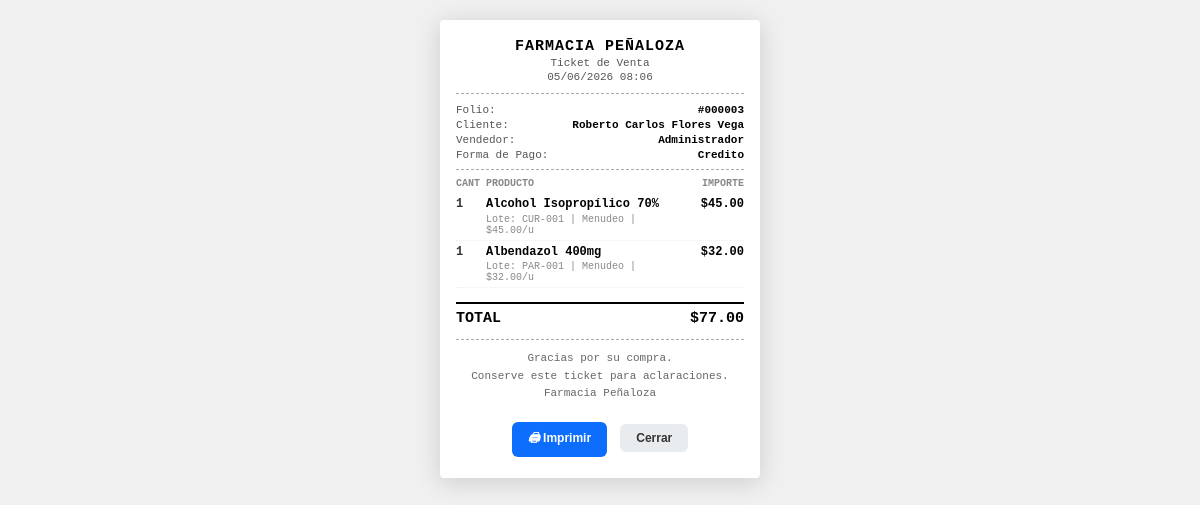
/ver_ticket.php?id=3, run on the app's committed database.
### tables this page shows
CREATE TABLE `pedidos` (
  `id_pedido` int(11) NOT NULL,
  `id_usuario` int(11) NOT NULL,
  `id_cliente` int(11) DEFAULT NULL,
  `estado` enum('completado','cancelado','pendiente') NOT NULL DEFAULT 'completado',
  `tipo_pago` varchar(50) NOT NULL DEFAULT 'efectivo',
  `total` decimal(10,2) NOT NULL DEFAULT 0.00,
  `fecha` datetime NOT NULL DEFAULT current_timestamp(),
  `notas_cliente` text DEFAULT NULL,
  `fecha_resolucion` datetime DEFAULT NULL
);

CREATE TABLE `usuarios` (
  `id_usuario` int(11) NOT NULL,
  `nombre` varchar(150) NOT NULL,
  `correo` varchar(150) NOT NULL,
  `contraseña` varchar(255) NOT NULL,
  `rol` enum('admin','empleado','cliente') NOT NULL DEFAULT 'empleado',
  `estado` enum('activo','inactivo') NOT NULL DEFAULT 'activo',
  `rfc` varchar(20) DEFAULT NULL,
  `tipo_cliente` varchar(20) NOT NULL DEFAULT 'minorista',
  `limite_mayoreo` int(11) NOT NULL DEFAULT 50,
  `intentos_fallidos` int(11) NOT NULL DEFAULT 0,
  `bloqueado_hasta` datetime DEFAULT NULL,
  `fecha_registro` datetime NOT NULL DEFAULT current_timestamp()
);

CREATE TABLE `detalle_pedido` (
  `id_detalle` int(11) NOT NULL,
  `id_pedido` int(11) NOT NULL,
  `id_producto` int(11) NOT NULL,
  `cantidad` int(11) NOT NULL DEFAULT 1,
  `precio_unitario` decimal(10,2) NOT NULL DEFAULT 0.00,
  `subtotal` decimal(10,2) NOT NULL DEFAULT 0.00,
  `modalidad` varchar(20) NOT NULL DEFAULT 'menudeo'
);

CREATE TABLE `productos` (
  `id_producto` int(11) NOT NULL,
  `nombre` varchar(200) NOT NULL,
  `compuesto` varchar(150) DEFAULT NULL,
  `numero_lote` varchar(60) DEFAULT NULL,
  `categoria` varchar(100) NOT NULL,
  `laboratorio` varchar(150) DEFAULT NULL,
  `presentacion` varchar(100) DEFAULT NULL,
  `fecha_caducidad` date DEFAULT NULL,
  `precio` decimal(10,2) NOT NULL DEFAULT 0.00,
  `precio_mayoreo` decimal(10,2) NOT NULL DEFAULT 0.00,
  `costo_adquisicion` decimal(10,2) NOT NULL DEFAULT 0.00,
  `stock` int(11) NOT NULL DEFAULT 0,
  `stock_minimo` int(11) NOT NULL DEFAULT 0,
  `descripcion` text DEFAULT NULL,
  `estado` enum('disponible','agotado','descontinuado') NOT NULL DEFAULT 'disponible',
  `fecha_registro` datetime NOT NULL DEFAULT current_timestamp()
);

### app_helpers.php (called while the page is built, shortened)
<?php
if (!function_exists('h')) {
    function h($value) {
        return htmlspecialchars((string)$value, ENT_QUOTES, 'UTF-8');
    }
}
?>

### ver_ticket.php (the view, shortened to what this page needs)
<?php
include 'db.php';
$idPedido = (int)$_GET['id'];
$stmt = $conexion->prepare("
    SELECT p.*, u.nombre AS vendedor, COALESCE(c.nombre, 'Venta de mostrador') AS cliente
    FROM pedidos p
    INNER JOIN usuarios u ON p.id_usuario = u.id_usuario
    LEFT JOIN usuarios c ON p.id_cliente = c.id_usuario
    WHERE p.id_pedido = ?
");
$stmt->execute([$idPedido]);
$pedido = $stmt->fetch();
$stmtDet = $conexion->prepare("
    SELECT dp.*, prod.nombre, prod.numero_lote
    FROM detalle_pedido dp
    INNER JOIN productos prod ON dp.id_producto = prod.id_producto
    WHERE dp.id_pedido = ?
");
$stmtDet->execute([$idPedido]);
$detalles = $stmtDet->fetchAll();
?>
<!DOCTYPE html>
<html lang="es">
<head>
</head>
<body>
<div class="ticket">
    <div class="header">
        <h2>FARMACIA PEÑALOZA</h2>
        <p>Ticket de Venta</p>
        <p><?php echo date('d/m/Y H:i', strtotime($pedido['fecha'])); ?></p>
    </div>
    <div class="info-row"><span class="lbl">Folio:</span><span class="val">#<?php echo str_pad($pedido['id_pedido'],6,'0',STR_PAD_LEFT); ?></span></div>
    <div class="info-row"><span class="lbl">Cliente:</span><span class="val"><?php echo h($pedido['cliente']); ?></span></div>
    <div class="info-row"><span class="lbl">Vendedor:</span><span class="val"><?php echo h($pedido['vendedor']); ?></span></div>
    <div class="info-row"><span class="lbl">Forma de Pago:</span><span class="val"><?php echo ucfirst(h($pedido['tipo_pago'])); ?></span></div>
    <hr class="sep">
    <div class="items-header">
        <div class="c1">Cant</div>
        <div class="c2">Producto</div>
        <div class="c3">Importe</div>
    </div>
    <?php foreach ($detalles as $d): ?>
    <div class="item-row">
        <div class="c1"><?php echo (int)$d['cantidad']; ?></div>
        <div class="c2">
            <div class="nombre"><?php echo h($d['nombre']); ?></div>
            <div class="detalle">Lote: <?php echo h($d['numero_lote']); ?> | <?php echo ucfirst(h($d['modalidad'])); ?> | $<?php echo number_format((float)$d['precio_unitario'],2); ?>/u</div>
        </div>
        <div class="c3">$<?php echo number_format((float)$d['subtotal'],2); ?></div>
    </div>
    <?php endforeach; ?>
    <div class="total-section">
        <div class="total-row grande">
            <span>TOTAL</span>
            <span>$<?php echo number_format((float)$pedido['total'],2); ?></span>
        </div>
    </div>
    <div class="footer">
        Gracias por su compra.<br>
        Conserve este ticket para aclaraciones.<br>
        Farmacia Peñaloza
    </div>
    <div class="no-print">
        <button class="btn-print" onclick="window.print()"><i>🖨</i> Imprimir</button>
        <button class="btn-close-w" onclick="window.close()">Cerrar</button>
    </div>
</div>
</body>
</html>

### ver_ticket.php (style rules this page uses)
* { box-sizing: border-box; margin: 0; padding: 0; }
body { font-family: 'Courier New', monospace; font-size: 12px; background: #f0f0f0; display: flex; align-items: flex-start; justify-content: center; padding: 20px; min-height: 100vh; }
.ticket { background: #fff; width: 320px; padding: 18px 16px; box-shadow: 0 4px 24px rgba(0,0,0,.15); border-radius: 4px; }
.header { text-align: center; padding-bottom: 10px; border-bottom: 1px dashed #aaa; margin-bottom: 10px; }
.header h2 { font-size: 15px; font-weight: bold; letter-spacing: 1px; }
.header p { font-size: 11px; margin-top: 2px; color: #555; }
.info-row { display: flex; justify-content: space-between; margin-bottom: 3px; font-size: 11px; }
.info-row .lbl { color: #555; }
.info-row .val { font-weight: bold; text-align: right; }
.sep { border: none; border-top: 1px dashed #aaa; margin: 8px 0; }
.items-header { display: flex; font-size: 10px; font-weight: bold; color: #888; text-transform: uppercase; margin-bottom: 4px; }
.items-header .c1 { width: 30px; }
.items-header .c2 { flex: 1; }
.items-header .c3 { width: 65px; text-align: right; }
.item-row { display: flex; align-items: flex-start; padding: 4px 0; border-bottom: 1px dotted #eee; }
.item-row .c1 { width: 30px; font-weight: bold; color: #333; }
.item-row .c2 { flex: 1; }
.item-row .c2 .nombre { font-weight: bold; line-height: 1.3; }
.item-row .c2 .detalle { font-size: 10px; color: #888; margin-top: 1px; }
.item-row .c3 { width: 65px; text-align: right; font-weight: bold; }
.total-section { padding-top: 8px; }
.total-row { display: flex; justify-content: space-between; font-size: 11px; margin-bottom: 3px; }
.total-row.grande { font-size: 15px; font-weight: bold; margin-top: 6px; padding-top: 6px; border-top: 2px solid #000; }
.footer { text-align: center; margin-top: 12px; padding-top: 10px; border-top: 1px dashed #aaa; font-size: 11px; color: #666; line-height: 1.6; }
.no-print { margin-top: 16px; text-align: center; }
.no-print button { padding: 7px 16px; margin: 3px; border: none; border-radius: 6px; cursor: pointer; font-size: 12px; font-weight: bold; }
.btn-print { background: #0d6efd; color: #fff; }
.btn-close-w { background: #e9ecef; color: #333; }

### data on the page
pedidos: fecha "05/06/2026 08:06", id_pedido "000003", id_usuario.nombre "Administrador", tipo_pago "Credito", total "77.00"
detalle_pedido: cantidad "1", id_producto.nombre "Alcohol Isopropílico 70%", id_producto.numero_lote "CUR-001", modalidad "Menudeo", precio_unitario "45.00", subtotal "45.00"
detalle_pedido: cantidad "1", id_producto.nombre "Albendazol 400mg", id_producto.numero_lote "PAR-001", modalidad "Menudeo", precio_unitario "32.00", subtotal "32.00"

### other printed values
$pedido['cliente'] "Roberto Carlos Flores Vega"
